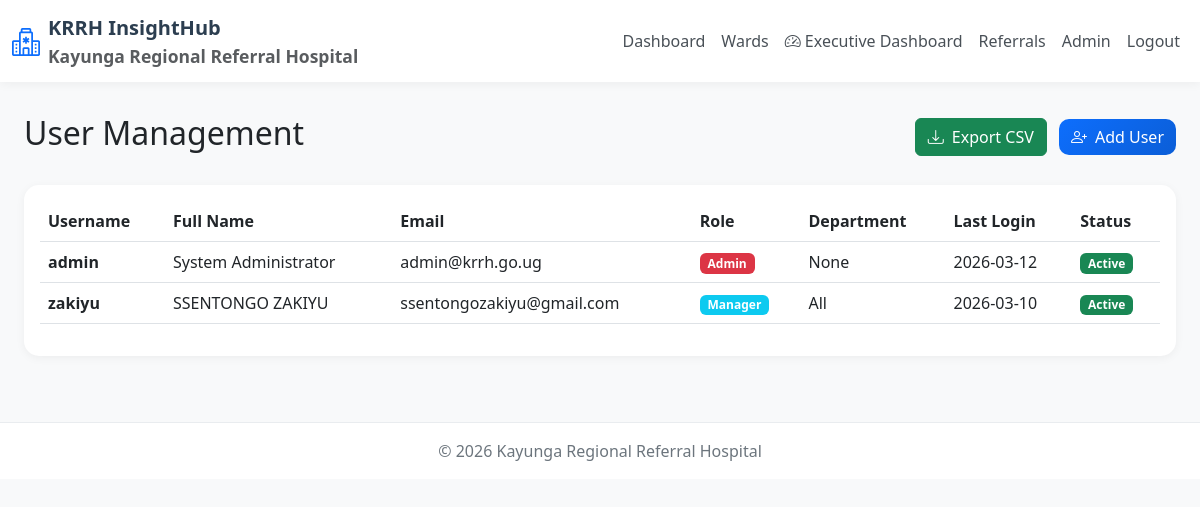
/admin/users (signed in), run on an earlier commit of the app's database.
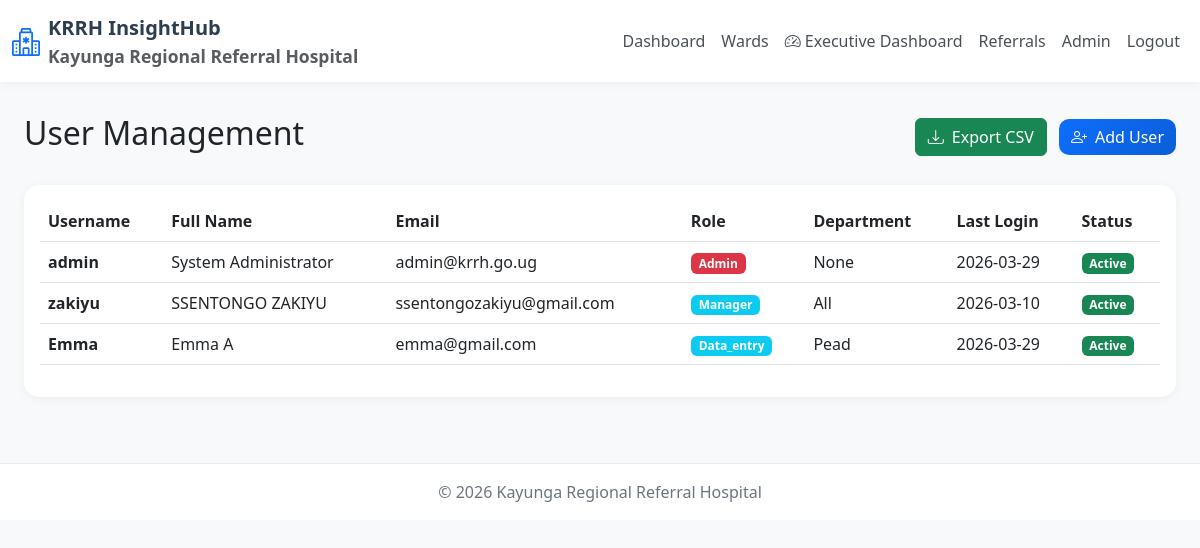
And on a later commit of the database.
### models.py (models this page shows, shortened)
class User(UserMixin, db.Model):
    __tablename__ = 'users'
    id = db.Column(db.Integer, primary_key=True)
    username = db.Column(db.String(80), unique=True, nullable=False)
    email = db.Column(db.String(120), unique=True, nullable=True)
    password_hash = db.Column(db.String(200), nullable=False)
    full_name = db.Column(db.String(100), nullable=False)
    role = db.Column(db.String(50), nullable=False, default='data_entry')
    department = db.Column(db.String(100), nullable=True)
    is_active = db.Column(db.Boolean, default=True)
    created_at = db.Column(db.DateTime, default=datetime.utcnow)
    last_login = db.Column(db.DateTime, nullable=True)
    access_logs = db.relationship('UserAccessLog', backref='user', lazy=True, cascade='all, delete-orphan')
    kpi_entries = db.relationship('KPIEntry', foreign_keys='KPIEntry.entered_by', backref='entered_by_user', lazy=True)
    verified_entries = db.relationship('KPIEntry', foreign_keys='KPIEntry.verified_by', backref='verifier', lazy=True)

### app.py (the view)
@app.route('/admin/users')
@login_required
def admin_users():
    if current_user.role != 'admin':
        flash('Access denied', 'danger')
        return redirect(url_for('dashboard'))
    users = User.query.all()
    return render_template('admin/users.html', users=users)

### app.py (called while the page is built)
@login_manager.user_loader
def load_user(user_id):
    return User.query.get(int(user_id))

@app.context_processor
def inject_now():
    return {'now': datetime.now(), 'datetime': datetime}

@app.context_processor
def utility_processor():
    def min_value(a, b):
        if a is None or b is None:
            return 0
        return min(a, b)
    return {'min': min_value}

### templates/admin/users.html (shortened to what this page needs)
{% extends 'base.html' %}
{% block content %}
<div class="container-fluid">
    <div class="row mb-4">
        <div class="col-12">
            <div class="d-flex justify-content-between align-items-center">
                <h2>User Management</h2>
                <div>
                    <a href="{{ url_for('admin_users_export') }}" class="btn btn-success me-2">
                        <i class="bi bi-download me-2"></i>Export CSV
                    </a>
                    <button class="btn btn-primary" data-bs-toggle="modal" data-bs-target="#newUserModal">
                        <i class="bi bi-person-plus me-2"></i>Add User
                    </button>
                </div>
            </div>
        </div>
    </div>
    <div class="row">
        <div class="col-12">
            <div class="card">
                <div class="card-body">
                    <table class="table">
                        <thead>
                            <tr>
                                <th>Username</th>
                                <th>Full Name</th>
                                <th>Email</th>
                                <th>Role</th>
                                <th>Department</th>
                                <th>Last Login</th>
                                <th>Status</th>
                            </tr>
                        </thead>
                        <tbody>
                            {% for user in users %}
                            <tr>
                                <td><strong>{{ user.username }}</strong></td>
                                <td>{{ user.full_name }}</td>
                                <td>{{ user.email|default('-') }}</td>
                                <td>
                                    <span class="badge bg-{{ 'danger' if user.role == 'admin' else 'info' }}">
                                        {{ user.role|title }}
                                    </span>
                                </td>
                                <td>{{ user.department|default('-') }}</td>
                                <td>{{ user.last_login.strftime('%Y-%m-%d') if user.last_login else 'Never' }}</td>
                                <td>
                                    {% if user.is_active %}
                                    <span class="badge bg-success">Active</span>
                                    {% else %}
                                    <span class="badge bg-secondary">Inactive</span>
                                    {% endif %}
                                </td>
                            </tr>
                            {% endfor %}
                        </tbody>
                    </table>
                </div>
            </div>
        </div>
    </div>
</div>
{% endblock %}

What changed in the data, as far as the page shows it:
changed User "admin": last_login "2026-03-12" → "2026-03-29"
added User: username "Emma", full_name "Emma A", email "emma@gmail.com", role "Data_entry", department "Pead", last_login "2026-03-29", is_active "Active"
